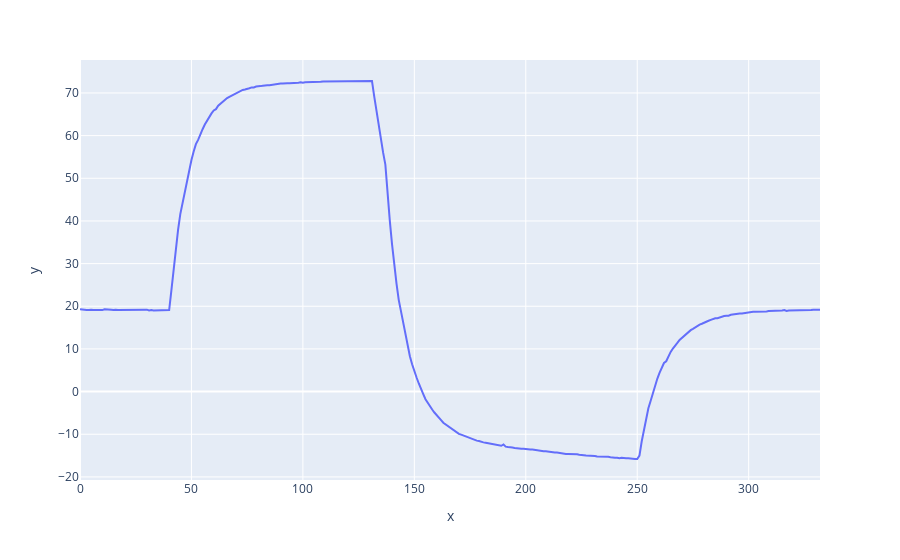

Here is the notebook cell this chart was saved with:
### Code cell
px.line(x=range(len(df['t'])),y=df['temp'])

### Figure 1 — Plotly figure (JSON) as saved in the notebook; plotly's stock layout.template omitted (floating-point values rounded to 4 significant figures; data arrays with more than 128 entries replaced by an {"elided": "..."} marker saying what was removed)
{"data": [{"hovertemplate": "x=%{x}<br>y=%{y}<extra></extra>", "legendgroup": "", "line": {"color": "#636efa", "dash": "solid"}, "marker": {"symbol": "circle"}, "mode": "lines", "name": "", "orientation": "v", "showlegend": false, "type": "scatter", "x": {"elided": "333 int values"}, "xaxis": "x", "y": {"elided": "333 float values"}, "yaxis": "y"}], "layout": {"legend": {"tracegroupgap": 0}, "margin": {"t": 60}, "xaxis": {"anchor": "y", "domain": [0, 1], "title": {"text": "x"}}, "yaxis": {"anchor": "x", "domain": [0, 1], "title": {"text": "y"}}}}
